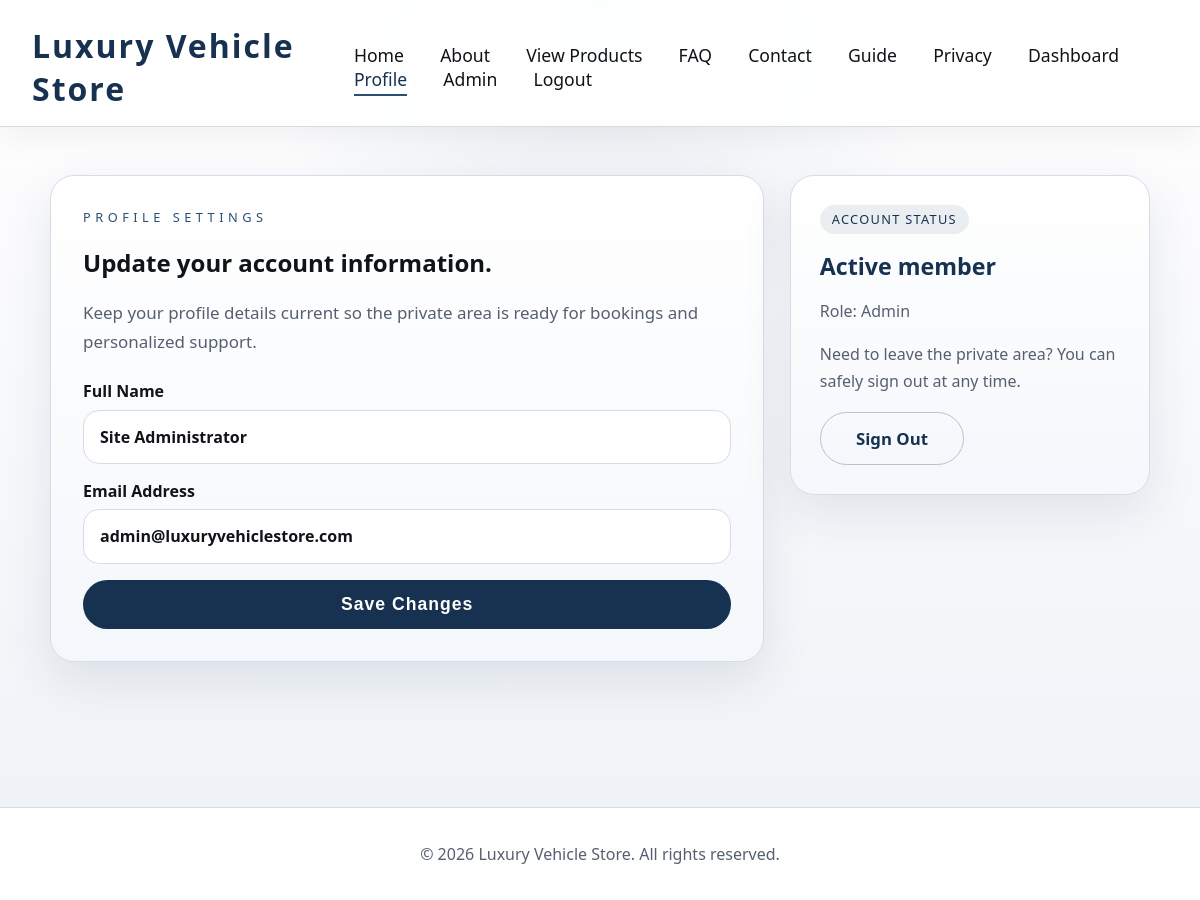
The app's page /profile.php (signed in) with its own data.
### tables this page shows
CREATE TABLE IF NOT EXISTS users (
    id INT AUTO_INCREMENT PRIMARY KEY,
    full_name VARCHAR(120) NOT NULL,
    email VARCHAR(160) NOT NULL UNIQUE,
    password_hash VARCHAR(255) NOT NULL,
    role ENUM('user', 'admin') NOT NULL DEFAULT 'user',
    account_status ENUM('active', 'disabled') NOT NULL DEFAULT 'active',
    created_at TIMESTAMP DEFAULT CURRENT_TIMESTAMP
);

### includes/auth.php (called while the page is built, shortened)
<?php
function getCurrentUser(): ?array
{
    static $user = false;
    if ($user !== false) {
        return $user;
    }
    $pdo = getDatabaseConnection();
    $statement = $pdo->prepare('SELECT id, full_name, email, role, account_status, created_at FROM users WHERE id = :id LIMIT 1');
    $statement->execute(['id' => (int) $_SESSION['user_id']]);
    $record = $statement->fetch();
    $user = $record;
    return $user;
}
function requireLogin(): array
{
    $user = getCurrentUser();
    return $user;
}
function isAdmin(): bool
{
    $user = getCurrentUser();
    return $user !== null && $user['role'] === 'admin';
}

### profile.php (the view, shortened to what this page needs)
<?php
require_once __DIR__ . '/includes/auth.php';
$user = requireLogin();
include __DIR__ . '/includes/header.php';
?>
    <main class="content-page">
        <section class="auth-layout">
            <div class="auth-panel">
                <p class="eyebrow">Profile Settings</p>
                <h2>Update your account information.</h2>
                <p class="page-intro">Keep your profile details current so the private area is ready for bookings and personalized support.</p>
                <form class="auth-form" method="post" action="profile.php">
                    <label>
                        Full Name
                        <input type="text" name="full_name" value="<?= htmlspecialchars($user['full_name'], ENT_QUOTES, 'UTF-8') ?>" required>
                    </label>
                    <label>
                        Email Address
                        <input type="email" value="<?= htmlspecialchars($user['email'], ENT_QUOTES, 'UTF-8') ?>" disabled>
                    </label>
                    <button type="submit" class="cta-btn">Save Changes</button>
                </form>
            </div>
            <aside class="auth-side-card">
                <span class="section-tag">Account Status</span>
                <h3><?= htmlspecialchars(ucfirst($user['account_status']), ENT_QUOTES, 'UTF-8') ?> member</h3>
                <p>Role: <?= htmlspecialchars(ucfirst($user['role']), ENT_QUOTES, 'UTF-8') ?></p>
                <p>Need to leave the private area? You can safely sign out at any time.</p>
                <a href="logout.php" class="secondary-btn">Sign Out</a>
            </aside>
        </section>
    </main>
<?php include __DIR__ . '/includes/footer.php'; ?>

### styles.css (style rules this page uses)
:root { --bg-main: #f7f8fb; --bg-soft: #eef1f5; --bg-panel: rgba(255, 255, 255, 0.92); --bg-panel-strong: #ffffff; --text-main: #101418; --text-muted: #55606f; --text-soft: #6d7785; --border: #d6dce5; --border-strong: #b7c2d0; --navy: #163250; --navy-soft: #2c4e73; --shadow: 0 18px 50px rgba(22, 50, 80, 0.10); }
body { margin: 0; font-family: 'Segoe UI', Arial, sans-serif; background: radial-gradient(circle at top, rgba(44, 78, 115, 0.10), transparent 32%), linear-gradient(180deg, #ffffff 0%, var(--bg-main) 52%, #edf1f6 100%); color: var(--text-main); }
.cta-btn { background: var(--navy); color: #fff; padding: 0.9rem 2.2rem; border: none; border-radius: 30px; font-size: 1.1rem; font-weight: 600; letter-spacing: 1px; cursor: pointer; text-decoration: none; transition: background 0.2s, color 0.2s; }
.secondary-btn { display: inline-block; padding: 0.9rem 2.2rem; border-radius: 30px; border: 1px solid var(--border-strong); color: var(--navy); text-decoration: none; font-size: 1.05rem; font-weight: 600; transition: background 0.2s, border 0.2s, color 0.2s; }
.section-tag { display: inline-block; margin-bottom: 1rem; padding: 0.35rem 0.75rem; border-radius: 999px; background: rgba(22, 50, 80, 0.08); color: var(--navy); font-size: 0.8rem; letter-spacing: 0.08rem; text-transform: uppercase; }
.content-page { padding: 3rem 2rem 4.5rem 2rem; min-height: 70vh; }
.page-intro { max-width: 700px; margin: 1.1rem 0 0 0; color: var(--text-muted); line-height: 1.7; font-size: 1.06rem; }
.eyebrow { margin: 0 0 0.8rem 0; color: var(--navy-soft); text-transform: uppercase; letter-spacing: 0.28rem; font-size: 0.8rem; }
.auth-layout { max-width: 1100px; margin: 0 auto; display: grid; grid-template-columns: minmax(0, 1.1fr) 360px; gap: 1.6rem; align-items: start; }
.auth-panel, .auth-side-card { background: linear-gradient(180deg, rgba(255, 255, 255, 0.98), rgba(244, 247, 251, 0.98)); border: 1px solid var(--border); border-radius: 24px; box-shadow: var(--shadow); }
.auth-panel { padding: 2rem; }
.auth-side-card { padding: 1.8rem; }
.auth-side-card h3 { margin: 0 0 0.9rem 0; color: var(--navy); font-size: 1.45rem; }
.auth-side-card p { color: var(--text-muted); line-height: 1.7; }
.auth-form { display: grid; gap: 1rem; margin-top: 1.5rem; }
.auth-form label { display: grid; gap: 0.45rem; color: var(--text-main); font-weight: 600; }
.auth-form input { width: 100%; box-sizing: border-box; padding: 0.95rem 1rem; border-radius: 16px; border: 1px solid var(--border); background: #fff; color: var(--text-main); font: inherit; }

### records on screen
users: full_name "Site Administrator", email "admin@luxuryvehiclestore.com", account_status "Active", role "Admin"
